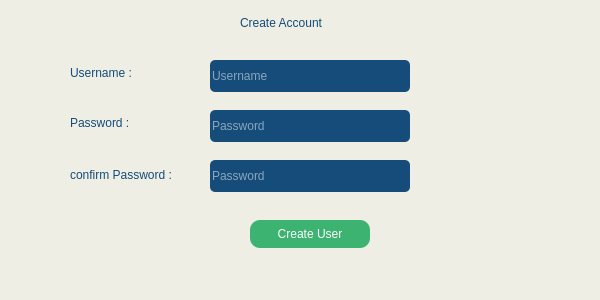
<?xml version="1.0" encoding="UTF-8"?>
<ui version="4.0">
 <class>MainWindow</class>
 <widget class="QMainWindow" name="MainWindow">
  <property name="geometry">
   <rect>
    <x>0</x>
    <y>0</y>
    <width>600</width>
    <height>300</height>
   </rect>
  </property>
  <property name="windowTitle">
   <string>MainWindow</string>
  </property>
  <property name="styleSheet">
   <string notr="true">background-color: 	rgb(245,255,250);
background-color: 	rgb(238,238,228);
</string>
  </property>
  <widget class="QWidget" name="centralwidget">
   <widget class="QLineEdit" name="lineEdit">
    <property name="geometry">
     <rect>
      <x>210</x>
      <y>60</y>
      <width>200</width>
      <height>32</height>
     </rect>
    </property>
    <property name="styleSheet">
     <string notr="true">font: 75 8pt &quot;Calibri (Body)&quot;;
background-color: rgb(21,76,121);
color: rgb(255, 255, 255);
border-radius:5px;



</string>
    </property>
    <property name="text">
     <string/>
    </property>
    <property name="placeholderText">
     <string>Username</string>
    </property>
   </widget>
   <widget class="QLineEdit" name="lineEdit_2">
    <property name="geometry">
     <rect>
      <x>210</x>
      <y>110</y>
      <width>200</width>
      <height>32</height>
     </rect>
    </property>
    <property name="styleSheet">
     <string notr="true">font: 75 8pt &quot;Calibri (Body)&quot;;
background-color: rgb(21,76,121);
color: rgb(255, 255, 255);
border-radius:5px;



</string>
    </property>
    <property name="echoMode">
     <enum>QLineEdit::Password</enum>
    </property>
    <property name="placeholderText">
     <string>Password</string>
    </property>
   </widget>
   <widget class="QLabel" name="label">
    <property name="geometry">
     <rect>
      <x>240</x>
      <y>10</y>
      <width>131</width>
      <height>25</height>
     </rect>
    </property>
    <property name="styleSheet">
     <string notr="true">font: 75 11pt &quot;Calibri (Body)&quot;;
color:   rgb(21,76,121);
 </string>
    </property>
    <property name="text">
     <string>Create Account</string>
    </property>
   </widget>
   <widget class="QPushButton" name="CreateButton">
    <property name="geometry">
     <rect>
      <x>250</x>
      <y>220</y>
      <width>120</width>
      <height>28</height>
     </rect>
    </property>
    <property name="styleSheet">
     <string notr="true">font: 75 8pt &quot;Calibri (Body)&quot;;
background-color: rgb(60,179,113);
color: rgb(255, 255, 255);
border-radius:10px;



</string>
    </property>
    <property name="text">
     <string>Create User</string>
    </property>
   </widget>
   <widget class="QLabel" name="label_2">
    <property name="geometry">
     <rect>
      <x>70</x>
      <y>60</y>
      <width>80</width>
      <height>25</height>
     </rect>
    </property>
    <property name="styleSheet">
     <string notr="true">font: 75 9pt &quot;Calibri (Body)&quot;;
color:   rgb(21,76,121);
 </string>
    </property>
    <property name="text">
     <string>Username :</string>
    </property>
   </widget>
   <widget class="QLineEdit" name="lineEdit_3">
    <property name="geometry">
     <rect>
      <x>210</x>
      <y>160</y>
      <width>200</width>
      <height>32</height>
     </rect>
    </property>
    <property name="styleSheet">
     <string notr="true">font: 75 8pt &quot;Calibri (Body)&quot;;
background-color: rgb(21,76,121);
color: rgb(255, 255, 255);
border-radius:5px;



</string>
    </property>
    <property name="echoMode">
     <enum>QLineEdit::Password</enum>
    </property>
    <property name="placeholderText">
     <string>Password</string>
    </property>
   </widget>
   <widget class="QLabel" name="label_3">
    <property name="geometry">
     <rect>
      <x>70</x>
      <y>110</y>
      <width>80</width>
      <height>25</height>
     </rect>
    </property>
    <property name="styleSheet">
     <string notr="true">font: 75 9pt &quot;Calibri (Body)&quot;;
color:   rgb(21,76,121);
 </string>
    </property>
    <property name="text">
     <string>Password :</string>
    </property>
   </widget>
   <widget class="QLabel" name="label_4">
    <property name="geometry">
     <rect>
      <x>70</x>
      <y>162</y>
      <width>141</width>
      <height>25</height>
     </rect>
    </property>
    <property name="styleSheet">
     <string notr="true">font: 75 9pt &quot;Calibri (Body)&quot;;
color:   rgb(21,76,121);
 </string>
    </property>
    <property name="text">
     <string>confirm Password :</string>
    </property>
   </widget>
   <zorder>label_4</zorder>
   <zorder>lineEdit</zorder>
   <zorder>lineEdit_2</zorder>
   <zorder>label</zorder>
   <zorder>CreateButton</zorder>
   <zorder>label_2</zorder>
   <zorder>lineEdit_3</zorder>
   <zorder>label_3</zorder>
  </widget>
  <widget class="QMenuBar" name="menubar">
   <property name="geometry">
    <rect>
     <x>0</x>
     <y>0</y>
     <width>600</width>
     <height>26</height>
    </rect>
   </property>
  </widget>
  <widget class="QStatusBar" name="statusbar"/>
 </widget>
 <resources/>
 <connections/>
</ui>
